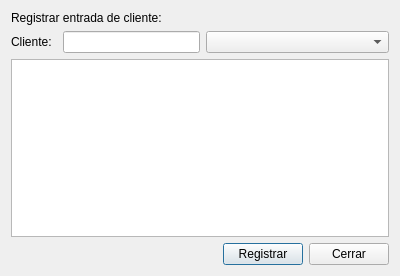
<?xml version="1.0" encoding="UTF-8"?>
<ui version="4.0">
 <class>RegistrarEntrada</class>
 <widget class="QDialog" name="RegistrarEntrada">
  <property name="geometry">
   <rect>
    <x>0</x>
    <y>0</y>
    <width>400</width>
    <height>276</height>
   </rect>
  </property>
  <property name="windowTitle">
   <string>Dialog</string>
  </property>
  <layout class="QVBoxLayout" name="verticalLayout">
   <item>
    <widget class="QLabel" name="label">
     <property name="text">
      <string>Registrar entrada de cliente:</string>
     </property>
    </widget>
   </item>
   <item>
    <layout class="QHBoxLayout" name="horizontalLayout" stretch="1,3,4">
     <item>
      <widget class="QLabel" name="label_2">
       <property name="text">
        <string>Cliente: </string>
       </property>
      </widget>
     </item>
     <item>
      <widget class="QLineEdit" name="lineEditCliente"/>
     </item>
     <item>
      <widget class="QComboBox" name="comboBoxCliente"/>
     </item>
    </layout>
   </item>
   <item>
    <widget class="QTextEdit" name="textEditInformacion">
     <property name="readOnly">
      <bool>true</bool>
     </property>
    </widget>
   </item>
   <item>
    <layout class="QHBoxLayout" name="horizontalLayout_2">
     <item>
      <spacer name="horizontalSpacer">
       <property name="orientation">
        <enum>Qt::Orientation::Horizontal</enum>
       </property>
       <property name="sizeHint" stdset="0">
        <size>
         <width>40</width>
         <height>20</height>
        </size>
       </property>
      </spacer>
     </item>
     <item>
      <widget class="QPushButton" name="pushButtonRegistrar">
       <property name="text">
        <string>Registrar</string>
       </property>
      </widget>
     </item>
     <item>
      <widget class="QPushButton" name="pushButtonCerrar">
       <property name="text">
        <string>Cerrar</string>
       </property>
      </widget>
     </item>
    </layout>
   </item>
  </layout>
 </widget>
 <resources/>
 <connections/>
</ui>
